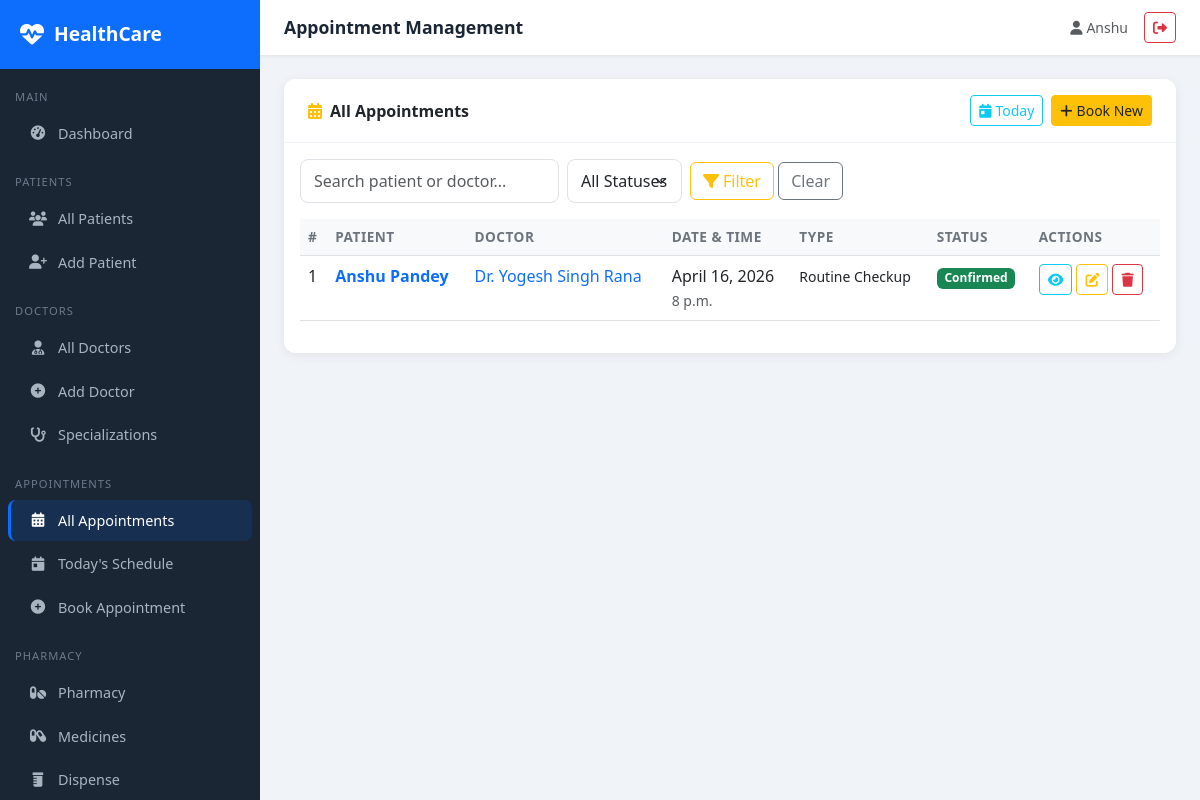
/appointments/ (signed in), run on the app's committed database.
### appointments/models.py (models this page shows, shortened)
class Appointment(models.Model):
    STATUS_CHOICES = [
        ('scheduled', 'Scheduled'),
        ('confirmed', 'Confirmed'),
        ('completed', 'Completed'),
        ('cancelled', 'Cancelled'),
        ('no_show', 'No Show'),
    ]
    TYPE_CHOICES = [
        ('consultation', 'Consultation'),
        ('follow_up', 'Follow Up'),
        ('emergency', 'Emergency'),
        ('routine_checkup', 'Routine Checkup'),
        ('lab_test', 'Lab Test'),
        ('surgery', 'Surgery'),
    ]
    patient = models.ForeignKey(Patient, on_delete=models.CASCADE, related_name='appointments')
    doctor = models.ForeignKey(Doctor, on_delete=models.CASCADE, related_name='appointments')
    appointment_date = models.DateField()
    appointment_time = models.TimeField()
    appointment_type = models.CharField(max_length=30, choices=TYPE_CHOICES, default='consultation')
    status = models.CharField(max_length=20, choices=STATUS_CHOICES, default='scheduled')
    reason = models.TextField(blank=True)
    notes = models.TextField(blank=True)
    follow_up_date = models.DateField(null=True, blank=True)
    created_at = models.DateTimeField(auto_now_add=True)
    updated_at = models.DateTimeField(auto_now=True)
    class Meta:
        ordering = ['-appointment_date', '-appointment_time']

### patients/models.py (models this page shows, shortened)
class Patient(models.Model):
    BLOOD_GROUP_CHOICES = [
        ('A+', 'A+'), ('A-', 'A-'), ('B+', 'B+'), ('B-', 'B-'),
        ('O+', 'O+'), ('O-', 'O-'), ('AB+', 'AB+'), ('AB-', 'AB-'),
    ]
    GENDER_CHOICES = [('M', 'Male'), ('F', 'Female'), ('O', 'Other')]
    user = models.OneToOneField(User, on_delete=models.SET_NULL, null=True, blank=True)
    first_name = models.CharField(max_length=100)
    last_name = models.CharField(max_length=100)
    date_of_birth = models.DateField()
    gender = models.CharField(max_length=1, choices=GENDER_CHOICES)
    blood_group = models.CharField(max_length=3, choices=BLOOD_GROUP_CHOICES, blank=True)
    phone = models.CharField(max_length=15)
    email = models.EmailField(blank=True)
    address = models.TextField()
    emergency_contact_name = models.CharField(max_length=100, blank=True)
    emergency_contact_phone = models.CharField(max_length=15, blank=True)
    allergies = models.TextField(blank=True, help_text="List known allergies")
    chronic_conditions = models.TextField(blank=True)
    insurance_provider = models.CharField(max_length=100, blank=True)
    insurance_id = models.CharField(max_length=50, blank=True)
    created_at = models.DateTimeField(auto_now_add=True)
    updated_at = models.DateTimeField(auto_now=True)
    def __str__(self):
        return f"{self.first_name} {self.last_name}"

### doctors/models.py (models this page shows, shortened)
class Doctor(models.Model):
    user = models.OneToOneField(User, on_delete=models.SET_NULL, null=True, blank=True)
    first_name = models.CharField(max_length=100)
    last_name = models.CharField(max_length=100)
    specialization = models.ForeignKey(Specialization, on_delete=models.SET_NULL, null=True)
    qualification = models.CharField(max_length=200)
    experience_years = models.IntegerField(default=0)
    phone = models.CharField(max_length=15)
    email = models.EmailField()
    license_number = models.CharField(max_length=50, unique=True)
    consultation_fee = models.DecimalField(max_digits=8, decimal_places=2, default=0)
    available_days = models.CharField(max_length=100, blank=True, help_text="e.g. Mon,Tue,Wed")
    available_time_start = models.TimeField(null=True, blank=True)
    available_time_end = models.TimeField(null=True, blank=True)
    bio = models.TextField(blank=True)
    is_active = models.BooleanField(default=True)
    created_at = models.DateTimeField(auto_now_add=True)
    def __str__(self):
        return f"Dr. {self.first_name} {self.last_name}"

### appointments/views.py (the view, shortened to what this page needs)
# urls.py: path('', views.appointment_list, name='appointment_list'),
@login_required
def appointment_list(request):
    query = request.GET.get('q', '')
    status_filter = request.GET.get('status', '')
    appointments = Appointment.objects.select_related('patient', 'doctor').order_by('-appointment_date', '-appointment_time')
    if status_filter:
        appointments = appointments.filter(status=status_filter)
    return render(request, 'appointments/appointment_list.html', {
        'appointments': appointments,
        'query': query,
        'status_filter': status_filter,
        'status_choices': Appointment.STATUS_CHOICES,
    })

### templates/appointments/appointment_list.html (shortened to what this page needs)
{% extends 'base/base.html' %}
{% block page_title %}Appointment Management{% endblock %}
{% block content %}
<div class="card">
    <div class="card-header py-3 px-4 d-flex justify-content-between align-items-center">
        <span><i class="fas fa-calendar-alt text-warning me-2"></i>All Appointments</span>
        <div class="d-flex gap-2">
            <a href="{% url 'today_appointments' %}" class="btn btn-outline-info btn-sm"><i class="fas fa-calendar-day me-1"></i>Today</a>
            <a href="{% url 'appointment_create' %}" class="btn btn-warning btn-sm text-dark"><i class="fas fa-plus me-1"></i>Book New</a>
        </div>
    </div>
    <div class="card-body">
        <form method="get" class="mb-3 row g-2 align-items-center">
            <div class="col-auto">
                <input type="text" name="q" class="form-control" placeholder="Search patient or doctor..." value="{{ query }}">
            </div>
            <div class="col-auto">
                <select name="status" class="form-select">
                    <option value="">All Statuses</option>
                </select>
            </div>
            <div class="col-auto">
                <button class="btn btn-outline-warning" type="submit"><i class="fas fa-filter me-1"></i>Filter</button>
                <a href="{% url 'appointment_list' %}" class="btn btn-outline-secondary">Clear</a>
            </div>
        </form>
        <div class="table-responsive">
            <table class="table table-hover">
                <thead><tr><th>#</th><th>Patient</th><th>Doctor</th><th>Date & Time</th><th>Type</th><th>Status</th><th>Actions</th></tr></thead>
                <tbody>
                {% for appt in appointments %}
                <tr>
                    <td>{{ forloop.counter }}</td>
                    <td><a href="{% url 'patient_detail' appt.patient.pk %}" class="text-decoration-none fw-semibold">{{ appt.patient }}</a></td>
                    <td><a href="{% url 'doctor_detail' appt.doctor.pk %}" class="text-decoration-none">{{ appt.doctor }}</a></td>
                    <td>{{ appt.appointment_date }}<br><small class="text-muted">{{ appt.appointment_time }}</small></td>
                    <td><small>{{ appt.get_appointment_type_display }}</small></td>
                    <td><span class="badge badge-status-{{ appt.status }}">{{ appt.get_status_display }}</span></td>
                    <td>
                        <div class="d-flex gap-1">
                            <a href="{% url 'appointment_detail' appt.pk %}" class="btn btn-sm btn-outline-info" title="View"><i class="fas fa-eye"></i></a>
                            <a href="{% url 'appointment_update' appt.pk %}" class="btn btn-sm btn-outline-warning" title="Edit"><i class="fas fa-edit"></i></a>
                            <a href="{% url 'appointment_delete' appt.pk %}" class="btn btn-sm btn-outline-danger" title="Delete"><i class="fas fa-trash"></i></a>
                        </div>
                    </td>
                </tr>
                {% empty %}
                <tr><td colspan="7" class="text-center text-muted py-5">
                    <i class="fas fa-calendar-times fa-3x mb-3 d-block opacity-25"></i>No appointments found.
                </td></tr>
                {% endfor %}
                </tbody>
            </table>
        </div>
    </div>
</div>
{% endblock %}

### templates/base/base.html (shortened to what this page needs)
{% load static %}
<!DOCTYPE html>
<html lang="en">
<head>
    <link href="https://cdn.jsdelivr.net/npm/bootstrap@5.3.0/dist/css/bootstrap.min.css" rel="stylesheet">
    <link href="https://cdnjs.cloudflare.com/ajax/libs/font-awesome/6.4.0/css/all.min.css" rel="stylesheet">
    <link rel="stylesheet" href="{% static 'css/custom.css' %}">
</head>
<body>
{% if user.is_authenticated %}
<div class="sidebar">
    <div class="sidebar-brand">
        <i class="fas fa-heartbeat"></i>
        <span>HealthCare</span>
    </div>
    <nav class="mt-2">
        <div class="nav-section">Main</div>
        <a href="{% url 'dashboard' %}" class="nav-link {% if request.resolver_match.url_name == 'dashboard' %}active{% endif %}">
            <i class="fas fa-tachometer-alt"></i> Dashboard
        </a>
        <div class="nav-section">Patients</div>
        <a href="{% url 'patient_list' %}" class="nav-link {% if 'patient' in request.resolver_match.url_name %}active{% endif %}">
            <i class="fas fa-users"></i> All Patients
        </a>
        <a href="{% url 'patient_create' %}" class="nav-link">
            <i class="fas fa-user-plus"></i> Add Patient
        </a>
        <div class="nav-section">Doctors</div>
        <a href="{% url 'doctor_list' %}" class="nav-link {% if 'doctor' in request.resolver_match.url_name %}active{% endif %}">
            <i class="fas fa-user-md"></i> All Doctors
        </a>
        <a href="{% url 'doctor_create' %}" class="nav-link">
            <i class="fas fa-plus-circle"></i> Add Doctor
        </a>
        <a href="{% url 'specialization_list' %}" class="nav-link">
            <i class="fas fa-stethoscope"></i> Specializations
        </a>
        <div class="nav-section">Appointments</div>
        <a href="{% url 'appointment_list' %}" class="nav-link {% if 'appointment' in request.resolver_match.url_name %}active{% endif %}">
            <i class="fas fa-calendar-alt"></i> All Appointments
        </a>
        <a href="{% url 'today_appointments' %}" class="nav-link">
            <i class="fas fa-calendar-day"></i> Today's Schedule
        </a>
        <a href="{% url 'appointment_create' %}" class="nav-link">
            <i class="fas fa-plus-circle"></i> Book Appointment
        </a>
        <div class="nav-section">Pharmacy</div>
        <a href="{% url 'pharmacy_dashboard' %}" class="nav-link">
            <i class="fas fa-pills"></i> Pharmacy
        </a>
        <a href="{% url 'medicine_list' %}" class="nav-link">
            <i class="fas fa-capsules"></i> Medicines
        </a>
        <a href="{% url 'dispense_medicine' %}" class="nav-link">
            <i class="fas fa-prescription-bottle"></i> Dispense
        </a>
    </nav>
</div>
<div class="main-content">
    <div class="topbar">
        <span class="topbar-title">{% block page_title %}HealthCare Portal{% endblock %}</span>
        <div class="d-flex align-items-center gap-3">
            <span class="text-muted small"><i class="fas fa-user me-1"></i>{{ user.get_full_name|default:user.username }}</span>
            <a href="{% url 'logout' %}" class="btn btn-sm btn-outline-danger"><i class="fas fa-sign-out-alt"></i></a>
        </div>
    </div>
    <div class="page-content">
        {% block content %}{% endblock %}
    </div>
</div>
{% else %}
{% block public_content %}{% endblock %}
{% endif %}
</body>
</html>

### static/css/custom.css (style rules this page uses)
body { font-family: 'Segoe UI', Tahoma, Geneva, Verdana, sans-serif; }
.form-control, .form-select { border-radius: 8px; border: 1px solid #dee2e6; padding: 9px 13px; transition: border-color 0.2s, box-shadow 0.2s; }
.badge-status-confirmed { background: #198754; color: #fff; }
.sidebar .nav-link.active { border-left: 3px solid #0d6efd; padding-left: 17px; }

### templates/base/base.html (style rules this page uses)
:root { --primary: #0d6efd; --sidebar-bg: #1a2634; --sidebar-width: 260px; }
body { background: #f0f4f8; font-family: 'Segoe UI', sans-serif; }
.sidebar { position: fixed; top: 0; left: 0; height: 100vh; width: var(--sidebar-width); background: var(--sidebar-bg); z-index: 1000; overflow-y: auto; transition: all 0.3s; }
.sidebar-brand { padding: 20px; background: #0d6efd; color: white; font-size: 1.2rem; font-weight: 700; display: flex; align-items: center; gap: 10px; }
.sidebar-brand i { font-size: 1.5rem; }
.nav-section { padding: 10px 15px 5px; font-size: 0.7rem; color: #6c7a8a; text-transform: uppercase; letter-spacing: 1px; margin-top: 10px; }
.sidebar .nav-link { color: #a8b5c0; padding: 10px 20px; border-radius: 8px; margin: 2px 8px; display: flex; align-items: center; gap: 10px; font-size: 0.9rem; transition: all 0.2s; }
.sidebar .nav-link:hover, .sidebar .nav-link.active { background: rgba(13,110,253,0.15); color: #fff; }
.sidebar .nav-link i { width: 20px; text-align: center; }
.main-content { margin-left: var(--sidebar-width); min-height: 100vh; }
.topbar { background: #fff; padding: 12px 24px; box-shadow: 0 1px 4px rgba(0,0,0,0.08); display: flex; justify-content: space-between; align-items: center; position: sticky; top: 0; z-index: 999; }
.topbar-title { font-weight: 600; color: #1a2634; font-size: 1.1rem; }
.page-content { padding: 24px; }
.card { border: none; border-radius: 12px; box-shadow: 0 2px 12px rgba(0,0,0,0.07); }
.card-header { background: #fff; border-bottom: 1px solid #f0f4f8; border-radius: 12px 12px 0 0 !important; font-weight: 600; }
.badge-status-confirmed { background: #198754; }
.table th { font-weight: 600; background: #f8f9fa; font-size: 0.85rem; text-transform: uppercase; letter-spacing: 0.5px; color: #6c757d; }

### data on the page
Appointment: patient "Anshu Pandey", doctor "Dr. Yogesh Singh Rana", appointment_date "April 16, 2026", appointment_time "8 p.m.", appointment_type "Routine Checkup", status "Confirmed"

### other printed values
{{ user.get_full_name|default:user.username }} "Anshu"
